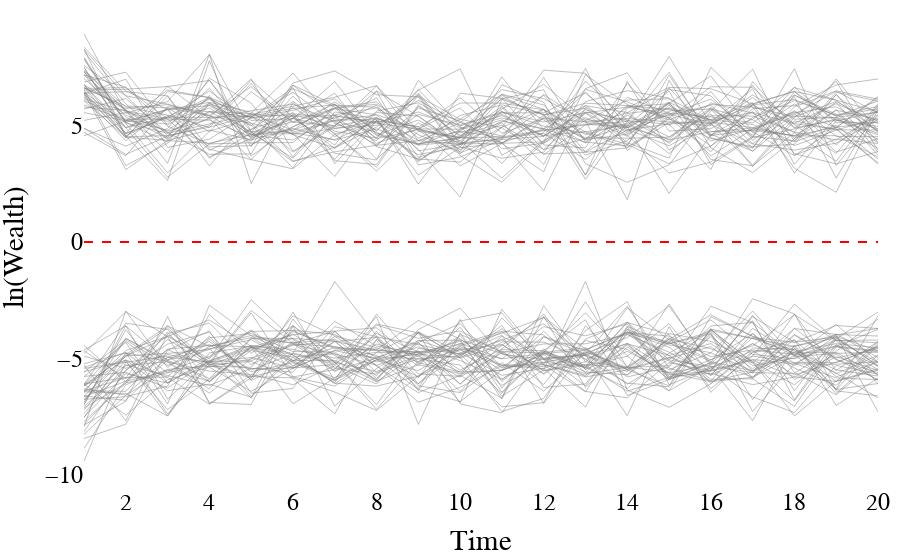

The cell this chart's notebook holds for it:
### Code cell
fig = go.Figure()

# Add traces for 'high' group to color them differently
for i in df_scenario_1[df_scenario_1['Group'] == 'high']['Surname'].unique():
    df_nid = df_scenario_1[df_scenario_1['Surname'] == i]
    fig.add_trace(go.Scatter(x=df_nid['Time'], 
                             y=df_nid['log_Wealth']+df_nid['log_random'], 
                             mode='lines', 
                             name=f'Surname {i}', 
                             opacity=0.5, 
                             line=dict(color='gray', width=1))) #plotly blue #636EFA

# Add traces for 'low' group 
for i in df_scenario_1[df_scenario_1['Group'] == 'low']['Surname'].unique():
    df_nid = df_scenario_1[df_scenario_1['Surname'] == i]
    fig.add_trace(go.Scatter(x=df_nid['Time'], 
                             y=df_nid['log_Wealth']+df_nid['log_random'], 
                             mode='lines', 
                             name=f'Surname {i}', 
                             opacity=0.5, 
                             line=dict(color='gray', width=1))) #plotly red #EF553B


fig.add_trace(go.Scatter(x=population_data_1['Time'], y=population_data_1['mu'],
                         mode='lines', name='mu', line=dict(color='red', dash='dash', width=2)))

fig.update_layout(
    # title=f'ln(Wealth) over time: surname-specific functions in grey and population-wise convergence value {round(mu_population_1,2)} in red',
                  xaxis_title='Time',
                  yaxis_title='ln(Wealth)',
                  legend_title='Surnames',
                  font_family="Times New Roman",
                  title_font_family="Times New Roman",
                  font_size=24,
                  font_color='black',
                  # paper_bgcolor='rgba(0,0,0,0)',
                  plot_bgcolor = 'rgba(0,0,0,0)', 
                  showlegend=False,
                  margin=dict(l=10, r=10, t=10, b=10)
                 )

fig.show()

### Figure 1 — Plotly figure (JSON) as saved in the notebook; plotly's stock layout.template omitted (floating-point values rounded to 4 significant figures)
{"data": [{"line": {"color": "gray", "width": 1}, "mode": "lines", "name": "Surname 0", "opacity": 0.5, "type": "scatter", "x": [1, 2, 3, 4, 5, 6, 7, 8, 9, 10, 11, 12, 13, 14, 15, 16, 17, 18, 19, 20], "y": [4.563, 5.205, 5.689, 5.868, 4.712, 6.747, 5.878, 5.796, 4.609, 3.874, 6.761, 6.001, 2.88, 6.908, 3.948, 5.081, 5.947, 4.466, 5.014, 3.562]}, {"line": {"color": "gray", "width": 1}, "mode": "lines", "name": "Surname 1", "opacity": 0.5, "type": "scatter", "x": [1, 2, 3, 4, 5, 6, 7, 8, 9, 10, 11, 12, 13, 14, 15, 16, 17, 18, 19, 20], "y": [7.203, 4.917, 5.38, 6.209, 5.486, 5.836, 6.226, 6.722, 4.789, 3.784, 5.64, 3.752, 5.031, 5.556, 6.556, 6.284, 4.475, 7.452, 3.294, 5.45]}, {"line": {"color": "gray", "width": 1}, "mode": "lines", "name": "Surname 2", "opacity": 0.5, "type": "scatter", "x": [1, 2, 3, 4, 5, 6, 7, 8, 9, 10, 11, 12, 13, 14, 15, 16, 17, 18, 19, 20], "y": [4.896, 3.765, 4.544, 4.999, 6.955, 5.369, 4.024, 5.354, 4.361, 4.753, 4.489, 4.67, 3.55, 4.976, 2.088, 4.605, 5.597, 3.172, 2.136, 5.692]}, {"line": {"color": "gray", "width": 1}, "mode": "lines", "name": "Surname 3", "opacity": 0.5, "type": "scatter", "x": [1, 2, 3, 4, 5, 6, 7, 8, 9, 10, 11, 12, 13, 14, 15, 16, 17, 18, 19, 20], "y": [8.278, 6.29, 4.573, 4.935, 5.431, 3.86, 4.96, 5.352, 2.49, 4.88, 5.433, 4.57, 4.746, 4.189, 3.368, 4.124, 5.352, 6.076, 5.457, 5.823]}, {"line": {"color": "gray", "width": 1}, "mode": "lines", "name": "Surname 4", "opacity": 0.5, "type": "scatter", "x": [1, 2, 3, 4, 5, 6, 7, 8, 9, 10, 11, 12, 13, 14, 15, 16, 17, 18, 19, 20], "y": [4.878, 4.121, 4.878, 6.963, 4.421, 5.442, 3.498, 3.327, 5.896, 4.534, 5.837, 4.239, 5.347, 4.543, 6.008, 3.546, 3.275, 4.696, 3.469, 5.886]}, {"line": {"color": "gray", "width": 1}, "mode": "lines", "name": "Surname 5", "opacity": 0.5, "type": "scatter", "x": [1, 2, 3, 4, 5, 6, 7, 8, 9, 10, 11, 12, 13, 14, 15, 16, 17, 18, 19, 20], "y": [6.232, 4.356, 5.758, 4.74, 6.459, 5.157, 4.986, 6.491, 5.412, 4.178, 5.124, 3.336, 6.592, 7.27, 4.766, 4.873, 5.875, 5.103, 5.943, 5.195]}, {"line": {"color": "gray", "width": 1}, "mode": "lines", "name": "Surname 6", "opacity": 0.5, "type": "scatter", "x": [1, 2, 3, 4, 5, 6, 7, 8, 9, 10, 11, 12, 13, 14, 15, 16, 17, 18, 19, 20], "y": [7.516, 4.652, 5.354, 6.49, 5.226, 5.301, 6.897, 4.597, 5.244, 4.204, 4.459, 4.787, 5.068, 4.919, 5.77, 5.248, 3.893, 5.41, 5.336, 4.267]}, {"line": {"color": "gray", "width": 1}, "mode": "lines", "name": "Surname 7", "opacity": 0.5, "type": "scatter", "x": [1, 2, 3, 4, 5, 6, 7, 8, 9, 10, 11, 12, 13, 14, 15, 16, 17, 18, 19, 20], "y": [6.291, 4.564, 5.436, 4.089, 4.142, 5.477, 4.983, 6.713, 4.345, 5.128, 6.551, 6.16, 5.212, 6.099, 6.156, 5.225, 5.572, 5.088, 4.84, 3.409]}, {"line": {"color": "gray", "width": 1}, "mode": "lines", "name": "Surname 8", "opacity": 0.5, "type": "scatter", "x": [1, 2, 3, 4, 5, 6, 7, 8, 9, 10, 11, 12, 13, 14, 15, 16, 17, 18, 19, 20], "y": [7.025, 5.445, 4.762, 5.289, 5.644, 5.926, 5.164, 4.173, 5.489, 5.028, 5.597, 4.982, 4.683, 4.071, 5.302, 4.446, 4.105, 4.195, 6.338, 4.707]}, {"line": {"color": "gray", "width": 1}, "mode": "lines", "name": "Surname 9", "opacity": 0.5, "type": "scatter", "x": [1, 2, 3, 4, 5, 6, 7, 8, 9, 10, 11, 12, 13, 14, 15, 16, 17, 18, 19, 20], "y": [6.668, 4.483, 6.467, 6.203, 5.106, 4.647, 5.217, 5.458, 3.987, 1.933, 6.138, 5.47, 5.748, 4.27, 3.603, 7.508, 5.783, 3.797, 3.357, 3.889]}, {"line": {"color": "gray", "width": 1}, "mode": "lines", "name": "Surname 10", "opacity": 0.5, "type": "scatter", "x": [1, 2, 3, 4, 5, 6, 7, 8, 9, 10, 11, 12, 13, 14, 15, 16, 17, 18, 19, 20], "y": [7.379, 5.805, 5.454, 4.924, 6.816, 4.687, 4.4, 5.2, 3.498, 4.557, 5.145, 6.308, 4.375, 6.219, 5.532, 5.379, 5.122, 6.318, 5.49, 4.397]}, {"line": {"color": "gray", "width": 1}, "mode": "lines", "name": "Surname 11", "opacity": 0.5, "type": "scatter", "x": [1, 2, 3, 4, 5, 6, 7, 8, 9, 10, 11, 12, 13, 14, 15, 16, 17, 18, 19, 20], "y": [7.36, 5.668, 4.488, 7.042, 5.971, 3.661, 5.926, 4.244, 4.862, 4.848, 5.332, 4.85, 5.872, 4.672, 5.955, 7.139, 4.736, 3.714, 4.918, 6.258]}, {"line": {"color": "gray", "width": 1}, "mode": "lines", "name": "Surname 12", "opacity": 0.5, "type": "scatter", "x": [1, 2, 3, 4, 5, 6, 7, 8, 9, 10, 11, 12, 13, 14, 15, 16, 17, 18, 19, 20], "y": [6.154, 5.623, 5.298, 6.133, 5.334, 5.66, 6.16, 4.676, 4.193, 4.794, 6.356, 5.891, 3.865, 4.815, 5.077, 3.113, 6.898, 4.902, 5.237, 4.608]}, {"line": {"color": "gray", "width": 1}, "mode": "lines", "name": "Surname 13", "opacity": 0.5, "type": "scatter", "x": [1, 2, 3, 4, 5, 6, 7, 8, 9, 10, 11, 12, 13, 14, 15, 16, 17, 18, 19, 20], "y": [5.56, 5.212, 5.08, 6.6, 4.594, 5.781, 4.659, 3.051, 4.76, 4.477, 4.519, 4.804, 5.025, 5.184, 7.291, 4.479, 4.039, 6.463, 5.235, 4.971]}, {"line": {"color": "gray", "width": 1}, "mode": "lines", "name": "Surname 14", "opacity": 0.5, "type": "scatter", "x": [1, 2, 3, 4, 5, 6, 7, 8, 9, 10, 11, 12, 13, 14, 15, 16, 17, 18, 19, 20], "y": [6.758, 4.911, 5.692, 6.006, 5.583, 4.627, 4.871, 5.194, 4.203, 4.487, 5.02, 3.973, 4.438, 5.796, 5.493, 6.143, 4.709, 5.937, 4.539, 4.524]}, {"line": {"color": "gray", "width": 1}, "mode": "lines", "name": "Surname 15", "opacity": 0.5, "type": "scatter", "x": [1, 2, 3, 4, 5, 6, 7, 8, 9, 10, 11, 12, 13, 14, 15, 16, 17, 18, 19, 20], "y": [6.759, 5.678, 4.693, 5.611, 5.512, 4.798, 6.029, 4.778, 6.555, 4.686, 5.251, 4.562, 5.588, 5.242, 4.387, 4.737, 4.905, 5.601, 4.937, 5.153]}, {"line": {"color": "gray", "width": 1}, "mode": "lines", "name": "Surname 16", "opacity": 0.5, "type": "scatter", "x": [1, 2, 3, 4, 5, 6, 7, 8, 9, 10, 11, 12, 13, 14, 15, 16, 17, 18, 19, 20], "y": [6.6, 6.639, 5.283, 3.663, 4.453, 5.318, 6.397, 4.127, 5.761, 5.201, 4.238, 3.012, 7.199, 5.905, 5.248, 5.914, 5.799, 5.38, 6.039, 5.091]}, {"line": {"color": "gray", "width": 1}, "mode": "lines", "name": "Surname 17", "opacity": 0.5, "type": "scatter", "x": [1, 2, 3, 4, 5, 6, 7, 8, 9, 10, 11, 12, 13, 14, 15, 16, 17, 18, 19, 20], "y": [8.376, 6.49, 5.706, 3.94, 4.83, 6.046, 4.756, 4.47, 6.533, 7.442, 3.727, 4.715, 6.444, 4.783, 5.633, 5.718, 4.595, 6.654, 5.127, 5.127]}, {"line": {"color": "gray", "width": 1}, "mode": "lines", "name": "Surname 18", "opacity": 0.5, "type": "scatter", "x": [1, 2, 3, 4, 5, 6, 7, 8, 9, 10, 11, 12, 13, 14, 15, 16, 17, 18, 19, 20], "y": [6.393, 6.462, 6.281, 3.602, 4.689, 3.609, 5.419, 5.151, 3.455, 4.758, 6.16, 6.546, 3.366, 2.566, 3.315, 5.633, 7.428, 3.73, 4.417, 4.233]}, {"line": {"color": "gray", "width": 1}, "mode": "lines", "name": "Surname 19", "opacity": 0.5, "type": "scatter", "x": [1, 2, 3, 4, 5, 6, 7, 8, 9, 10, 11, 12, 13, 14, 15, 16, 17, 18, 19, 20], "y": [7.89, 5.142, 4.296, 6.295, 4.103, 6.837, 7.352, 6.329, 6.24, 3.716, 2.57, 4.296, 5.857, 5.565, 4.242, 5.694, 4.036, 6.315, 5.406, 6.06]}, {"line": {"color": "gray", "width": 1}, "mode": "lines", "name": "Surname 20", "opacity": 0.5, "type": "scatter", "x": [1, 2, 3, 4, 5, 6, 7, 8, 9, 10, 11, 12, 13, 14, 15, 16, 17, 18, 19, 20], "y": [5.715, 6.165, 4.699, 3.771, 3.788, 6.734, 5.441, 5.106, 4.853, 5.765, 4.005, 4.253, 5.544, 4.184, 6.624, 4.752, 4.792, 4.572, 4.94, 4.032]}, {"line": {"color": "gray", "width": 1}, "mode": "lines", "name": "Surname 21", "opacity": 0.5, "type": "scatter", "x": [1, 2, 3, 4, 5, 6, 7, 8, 9, 10, 11, 12, 13, 14, 15, 16, 17, 18, 19, 20], "y": [6.55, 3.281, 4.244, 5.616, 4.626, 4.659, 2.817, 5.208, 4.965, 3.27, 4.231, 5.442, 5.967, 5.862, 5.336, 6.675, 6.652, 5.047, 3.805, 5.941]}, {"line": {"color": "gray", "width": 1}, "mode": "lines", "name": "Surname 22", "opacity": 0.5, "type": "scatter", "x": [1, 2, 3, 4, 5, 6, 7, 8, 9, 10, 11, 12, 13, 14, 15, 16, 17, 18, 19, 20], "y": [7.861, 5.098, 2.976, 4.758, 5.322, 5.516, 5.31, 6.195, 3.637, 4.182, 7.099, 4.831, 3.876, 5.525, 5.743, 5.092, 3.306, 5.35, 6.905, 3.939]}, {"line": {"color": "gray", "width": 1}, "mode": "lines", "name": "Surname 23", "opacity": 0.5, "type": "scatter", "x": [1, 2, 3, 4, 5, 6, 7, 8, 9, 10, 11, 12, 13, 14, 15, 16, 17, 18, 19, 20], "y": [8.953, 5.538, 6.038, 8.057, 2.516, 5.991, 4.524, 5.568, 5.406, 4.093, 5.783, 3.966, 5.546, 5.802, 5.945, 4.578, 4.817, 5.562, 5.814, 4.769]}, {"line": {"color": "gray", "width": 1}, "mode": "lines", "name": "Surname 24", "opacity": 0.5, "type": "scatter", "x": [1, 2, 3, 4, 5, 6, 7, 8, 9, 10, 11, 12, 13, 14, 15, 16, 17, 18, 19, 20], "y": [8.197, 5.937, 4.396, 5.984, 4.519, 5.336, 4.166, 6.484, 3.309, 3.65, 4.403, 4.54, 5.688, 5.175, 7.975, 5.07, 6.323, 5.278, 5.35, 4.871]}, {"line": {"color": "gray", "width": 1}, "mode": "lines", "name": "Surname 25", "opacity": 0.5, "type": "scatter", "x": [1, 2, 3, 4, 5, 6, 7, 8, 9, 10, 11, 12, 13, 14, 15, 16, 17, 18, 19, 20], "y": [5.798, 5.659, 3.381, 8.074, 4.748, 3.447, 4.077, 5.314, 4.809, 4.478, 5.585, 5.158, 5.562, 4.59, 2.965, 3.435, 4.535, 4.339, 6.341, 4.288]}, {"line": {"color": "gray", "width": 1}, "mode": "lines", "name": "Surname 26", "opacity": 0.5, "type": "scatter", "x": [1, 2, 3, 4, 5, 6, 7, 8, 9, 10, 11, 12, 13, 14, 15, 16, 17, 18, 19, 20], "y": [8.309, 4.52, 4.576, 5.888, 5.032, 3.18, 5.594, 5.289, 4.94, 5.976, 5.97, 5.684, 4.62, 5.107, 5.44, 5.882, 4.225, 5.483, 6.482, 5.548]}, {"line": {"color": "gray", "width": 1}, "mode": "lines", "name": "Surname 27", "opacity": 0.5, "type": "scatter", "x": [1, 2, 3, 4, 5, 6, 7, 8, 9, 10, 11, 12, 13, 14, 15, 16, 17, 18, 19, 20], "y": [7.19, 6.658, 4.98, 4.207, 4.853, 5.459, 3.813, 3.527, 6.948, 4.991, 5.548, 5.558, 6.405, 4.843, 4.135, 5.155, 4.916, 4.557, 5.663, 5.255]}, {"line": {"color": "gray", "width": 1}, "mode": "lines", "name": "Surname 28", "opacity": 0.5, "type": "scatter", "x": [1, 2, 3, 4, 5, 6, 7, 8, 9, 10, 11, 12, 13, 14, 15, 16, 17, 18, 19, 20], "y": [6.081, 5.273, 5.282, 5.237, 4.508, 5.571, 3.55, 5.626, 5.983, 4.964, 3.377, 5.38, 4.481, 4.461, 4.505, 5.503, 3.244, 5.208, 4.824, 4.813]}, {"line": {"color": "gray", "width": 1}, "mode": "lines", "name": "Surname 29", "opacity": 0.5, "type": "scatter", "x": [1, 2, 3, 4, 5, 6, 7, 8, 9, 10, 11, 12, 13, 14, 15, 16, 17, 18, 19, 20], "y": [6.428, 4.664, 5.368, 5.355, 5.414, 5.744, 5.894, 4.787, 6.339, 4.212, 4.252, 5.324, 5.169, 5.307, 5.164, 5.111, 5.891, 6.126, 5.424, 5.725]}, {"line": {"color": "gray", "width": 1}, "mode": "lines", "name": "Surname 30", "opacity": 0.5, "type": "scatter", "x": [1, 2, 3, 4, 5, 6, 7, 8, 9, 10, 11, 12, 13, 14, 15, 16, 17, 18, 19, 20], "y": [6.77, 4.668, 6.701, 5.311, 3.545, 5.311, 4.893, 5.013, 6.086, 5.145, 4.266, 4.873, 4.287, 5.868, 5.692, 5.254, 5.05, 4.306, 4.92, 6.204]}, {"line": {"color": "gray", "width": 1}, "mode": "lines", "name": "Surname 31", "opacity": 0.5, "type": "scatter", "x": [1, 2, 3, 4, 5, 6, 7, 8, 9, 10, 11, 12, 13, 14, 15, 16, 17, 18, 19, 20], "y": [6.066, 4.503, 4.37, 4.814, 4.381, 4.887, 4.375, 4.864, 4.161, 4.338, 5.716, 6.781, 5.267, 5.007, 6.494, 3.326, 4.491, 4.859, 5.282, 4.672]}, {"line": {"color": "gray", "width": 1}, "mode": "lines", "name": "Surname 32", "opacity": 0.5, "type": "scatter", "x": [1, 2, 3, 4, 5, 6, 7, 8, 9, 10, 11, 12, 13, 14, 15, 16, 17, 18, 19, 20], "y": [6.442, 5.117, 4.673, 5.066, 5.476, 5.406, 5.437, 4.097, 3.567, 3.436, 4.932, 7.388, 7.253, 4.909, 5.965, 4.341, 4.865, 4.552, 4.573, 3.653]}, {"line": {"color": "gray", "width": 1}, "mode": "lines", "name": "Surname 33", "opacity": 0.5, "type": "scatter", "x": [1, 2, 3, 4, 5, 6, 7, 8, 9, 10, 11, 12, 13, 14, 15, 16, 17, 18, 19, 20], "y": [7.519, 4.562, 2.647, 7.79, 3.696, 4.956, 5.729, 5.471, 4.872, 4.362, 2.746, 4.372, 5.22, 1.815, 6.951, 4.049, 2.98, 4.434, 6.438, 6.061]}, {"line": {"color": "gray", "width": 1}, "mode": "lines", "name": "Surname 34", "opacity": 0.5, "type": "scatter", "x": [1, 2, 3, 4, 5, 6, 7, 8, 9, 10, 11, 12, 13, 14, 15, 16, 17, 18, 19, 20], "y": [4.71, 3.708, 5.818, 5.593, 5.366, 6.437, 5.107, 4.354, 6.275, 5.268, 6.334, 5.696, 3.732, 4.36, 5.882, 4.537, 6.743, 4.347, 5.695, 3.733]}, {"line": {"color": "gray", "width": 1}, "mode": "lines", "name": "Surname 35", "opacity": 0.5, "type": "scatter", "x": [1, 2, 3, 4, 5, 6, 7, 8, 9, 10, 11, 12, 13, 14, 15, 16, 17, 18, 19, 20], "y": [5.228, 5.563, 5.191, 5.76, 4.712, 5.17, 5.745, 5.924, 4.83, 6.205, 4.677, 5.308, 4.435, 4.98, 6.007, 5.142, 6.581, 3.343, 5.362, 5.584]}, {"line": {"color": "gray", "width": 1}, "mode": "lines", "name": "Surname 36", "opacity": 0.5, "type": "scatter", "x": [1, 2, 3, 4, 5, 6, 7, 8, 9, 10, 11, 12, 13, 14, 15, 16, 17, 18, 19, 20], "y": [6.387, 6.997, 4.066, 4.42, 5.54, 7.258, 5.201, 4.709, 3.757, 4.087, 3.603, 3.86, 6.04, 6.505, 6.188, 4.631, 3.911, 5.809, 6.497, 6.143]}, {"line": {"color": "gray", "width": 1}, "mode": "lines", "name": "Surname 37", "opacity": 0.5, "type": "scatter", "x": [1, 2, 3, 4, 5, 6, 7, 8, 9, 10, 11, 12, 13, 14, 15, 16, 17, 18, 19, 20], "y": [7.591, 6.284, 5.928, 5.454, 4.328, 6.268, 4.637, 5.145, 5.587, 4.916, 4.566, 6.345, 5.138, 4.94, 4.415, 5.979, 5.54, 4.714, 7.011, 4.781]}, {"line": {"color": "gray", "width": 1}, "mode": "lines", "name": "Surname 38", "opacity": 0.5, "type": "scatter", "x": [1, 2, 3, 4, 5, 6, 7, 8, 9, 10, 11, 12, 13, 14, 15, 16, 17, 18, 19, 20], "y": [5.89, 5.236, 4.804, 5.984, 4.989, 6.587, 5.808, 4.44, 4.831, 4.506, 4.28, 2.211, 5.795, 4.752, 5.488, 5.055, 4.216, 3.953, 4.247, 5.268]}, {"line": {"color": "gray", "width": 1}, "mode": "lines", "name": "Surname 39", "opacity": 0.5, "type": "scatter", "x": [1, 2, 3, 4, 5, 6, 7, 8, 9, 10, 11, 12, 13, 14, 15, 16, 17, 18, 19, 20], "y": [6.526, 6.568, 6.683, 6.946, 4.734, 4.721, 5.239, 5.258, 2.881, 4.058, 4.242, 4.305, 7.466, 3.931, 5.387, 4.124, 5.728, 5.863, 6.752, 7.01]}, {"line": {"color": "gray", "width": 1}, "mode": "lines", "name": "Surname 40", "opacity": 0.5, "type": "scatter", "x": [1, 2, 3, 4, 5, 6, 7, 8, 9, 10, 11, 12, 13, 14, 15, 16, 17, 18, 19, 20], "y": [6.658, 5.741, 5.906, 5.411, 5.106, 3.484, 3.875, 4.157, 4.354, 4.203, 5.199, 4.864, 6.565, 6.022, 5.324, 3.879, 5.92, 6.472, 6.096, 4.768]}, {"line": {"color": "gray", "width": 1}, "mode": "lines", "name": "Surname 41", "opacity": 0.5, "type": "scatter", "x": [1, 2, 3, 4, 5, 6, 7, 8, 9, 10, 11, 12, 13, 14, 15, 16, 17, 18, 19, 20], "y": [7.943, 5.141, 5.709, 3.272, 5.399, 4.607, 4.049, 4.94, 6.309, 3.832, 4.522, 5.699, 4.728, 5.04, 4.305, 5.725, 5.255, 4.141, 4.811, 5.323]}, {"line": {"color": "gray", "width": 1}, "mode": "lines", "name": "Surname 42", "opacity": 0.5, "type": "scatter", "x": [1, 2, 3, 4, 5, 6, 7, 8, 9, 10, 11, 12, 13, 14, 15, 16, 17, 18, 19, 20], "y": [7.327, 5.21, 6.536, 6.211, 4.202, 4.957, 5.772, 6.023, 4.458, 5.278, 4.909, 3.786, 3.855, 4.049, 5.136, 5.008, 6.209, 4.91, 6.002, 3.866]}, {"line": {"color": "gray", "width": 1}, "mode": "lines", "name": "Surname 43", "opacity": 0.5, "type": "scatter", "x": [1, 2, 3, 4, 5, 6, 7, 8, 9, 10, 11, 12, 13, 14, 15, 16, 17, 18, 19, 20], "y": [7.31, 5.363, 4.457, 5.344, 7.013, 3.901, 5.027, 5.888, 3.916, 4.208, 6.2, 5.447, 4.397, 4.634, 5.577, 3.695, 4.856, 5.515, 3.869, 4.438]}, {"line": {"color": "gray", "width": 1}, "mode": "lines", "name": "Surname 44", "opacity": 0.5, "type": "scatter", "x": [1, 2, 3, 4, 5, 6, 7, 8, 9, 10, 11, 12, 13, 14, 15, 16, 17, 18, 19, 20], "y": [6.613, 5.844, 5.768, 5.43, 6.681, 5.128, 5.934, 4.585, 4.228, 4.452, 6.306, 5.243, 4.252, 5.452, 4.514, 5.775, 4.538, 6.239, 2.743, 5.804]}, {"line": {"color": "gray", "width": 1}, "mode": "lines", "name": "Surname 45", "opacity": 0.5, "type": "scatter", "x": [1, 2, 3, 4, 5, 6, 7, 8, 9, 10, 11, 12, 13, 14, 15, 16, 17, 18, 19, 20], "y": [6.399, 3.109, 4.361, 4.248, 4.614, 4.802, 5.469, 5.76, 4.187, 5.437, 5.894, 5.493, 2.699, 5.179, 3.801, 5.432, 5.414, 4.72, 4.384, 5.472]}, {"line": {"color": "gray", "width": 1}, "mode": "lines", "name": "Surname 46", "opacity": 0.5, "type": "scatter", "x": [1, 2, 3, 4, 5, 6, 7, 8, 9, 10, 11, 12, 13, 14, 15, 16, 17, 18, 19, 20], "y": [6.399, 4.496, 6.279, 3.99, 3.541, 3.142, 4.633, 3.209, 5.841, 4.581, 5.491, 4.533, 6.917, 5.22, 5.063, 5.256, 5.988, 2.956, 5.212, 5.589]}, {"line": {"color": "gray", "width": 1}, "mode": "lines", "name": "Surname 47", "opacity": 0.5, "type": "scatter", "x": [1, 2, 3, 4, 5, 6, 7, 8, 9, 10, 11, 12, 13, 14, 15, 16, 17, 18, 19, 20], "y": [6.876, 7.303, 5.02, 6.189, 4.583, 4.385, 5.391, 3.562, 5.133, 3.959, 4.928, 5.718, 2.873, 5.761, 6.646, 6.589, 5.939, 6.475, 4.88, 3.353]}, {"line": {"color": "gray", "width": 1}, "mode": "lines", "name": "Surname 48", "opacity": 0.5, "type": "scatter", "x": [1, 2, 3, 4, 5, 6, 7, 8, 9, 10, 11, 12, 13, 14, 15, 16, 17, 18, 19, 20], "y": [6.338, 4.909, 2.781, 4.217, 4.265, 4.271, 5.744, 4.469, 6.407, 4.265, 4.409, 7.073, 4.29, 4.134, 7.168, 4.585, 5.277, 6.641, 6.096, 5.597]}, {"line": {"color": "gray", "width": 1}, "mode": "lines", "name": "Surname 49", "opacity": 0.5, "type": "scatter", "x": [1, 2, 3, 4, 5, 6, 7, 8, 9, 10, 11, 12, 13, 14, 15, 16, 17, 18, 19, 20], "y": [7.203, 5.655, 3.845, 5.941, 5.355, 6.63, 3.369, 5.224, 3.535, 6.399, 6.176, 4.169, 4.049, 6.814, 5.007, 6.469, 4.377, 5.649, 4.175, 5.662]}, {"line": {"color": "gray", "width": 1}, "mode": "lines", "name": "Surname 50", "opacity": 0.5, "type": "scatter", "x": [1, 2, 3, 4, 5, 6, 7, 8, 9, 10, 11, 12, 13, 14, 15, 16, 17, 18, 19, 20], "y": [-5.792, -4.317, -6.961, -2.723, -4.039, -4.87, -6.072, -6.2, -5.77, -4.93, -3.585, -6.255, -6.108, -3.911, -4.88, -5.987, -5.595, -4.724, -4.373, -4.553]}, {"line": {"color": "gray", "width": 1}, "mode": "lines", "name": "Surname 51", "opacity": 0.5, "type": "scatter", "x": [1, 2, 3, 4, 5, 6, 7, 8, 9, 10, 11, 12, 13, 14, 15, 16, 17, 18, 19, 20], "y": [-6.628, -4.896, -4.793, -4.628, -3.837, -5.331, -4.289, -4.104, -6.389, -3.973, -4.721, -4.776, -5.595, -5.711, -4.104, -6.086, -4.728, -4.218, -5.801, -5.164]}, {"line": {"color": "gray", "width": 1}, "mode": "lines", "name": "Surname 52", "opacity": 0.5, "type": "scatter", "x": [1, 2, 3, 4, 5, 6, 7, 8, 9, 10, 11, 12, 13, 14, 15, 16, 17, 18, 19, 20], "y": [-6.764, -6.657, -6.199, -3.121, -4.787, -3.598, -4.891, -5.913, -3.766, -2.848, -4.829, -5.052, -4.87, -4.38, -4.879, -4.37, -5.635, -3.103, -5.529, -4.275]}, {"line": {"color": "gray", "width": 1}, "mode": "lines", "name": "Surname 53", "opacity": 0.5, "type": "scatter", "x": [1, 2, 3, 4, 5, 6, 7, 8, 9, 10, 11, 12, 13, 14, 15, 16, 17, 18, 19, 20], "y": [-6.406, -5.837, -3.608, -5.187, -5.446, -5.426, -4.675, -5.009, -4.245, -4.221, -4.794, -5.274, -5.801, -5.5, -4.998, -4.501, -5.897, -4.008, -5.066, -5.62]}, {"line": {"color": "gray", "width": 1}, "mode": "lines", "name": "Surname 54", "opacity": 0.5, "type": "scatter", "x": [1, 2, 3, 4, 5, 6, 7, 8, 9, 10, 11, 12, 13, 14, 15, 16, 17, 18, 19, 20], "y": [-7.14, -6.082, -4.19, -5.276, -5.145, -5.805, -5.485, -3.569, -4.144, -3.827, -4.758, -4.384, -4.379, -3.985, -4.738, -5.741, -3.717, -4.834, -6.341, -6.087]}, {"line": {"color": "gray", "width": 1}, "mode": "lines", "name": "Surname 55", "opacity": 0.5, "type": "scatter", "x": [1, 2, 3, 4, 5, 6, 7, 8, 9, 10, 11, 12, 13, 14, 15, 16, 17, 18, 19, 20], "y": [-7.937, -2.967, -5.4, -4.123, -3.937, -4.712, -4.738, -5.958, -3.876, -5.754, -3.271, -5.026, -5.318, -4.919, -3.515, -5.731, -4.906, -5.188, -5.187, -4.486]}, {"line": {"color": "gray", "width": 1}, "mode": "lines", "name": "Surname 56", "opacity": 0.5, "type": "scatter", "x": [1, 2, 3, 4, 5, 6, 7, 8, 9, 10, 11, 12, 13, 14, 15, 16, 17, 18, 19, 20], "y": [-6.195, -5.067, -5.829, -6.976, -5.84, -3.598, -5.163, -6.989, -4.575, -4.82, -4.011, -6.94, -4.636, -3.913, -4.38, -3.948, -7.291, -5.238, -5.261, -5.15]}, {"line": {"color": "gray", "width": 1}, "mode": "lines", "name": "Surname 57", "opacity": 0.5, "type": "scatter", "x": [1, 2, 3, 4, 5, 6, 7, 8, 9, 10, 11, 12, 13, 14, 15, 16, 17, 18, 19, 20], "y": [-5.783, -5.604, -6.278, -5.12, -4.441, -4.795, -1.701, -4.038, -5.849, -3.401, -3.049, -5.262, -2.571, -5.387, -5.328, -2.763, -3.467, -6.398, -4.061, -4.672]}, {"line": {"color": "gray", "width": 1}, "mode": "lines", "name": "Surname 58", "opacity": 0.5, "type": "scatter", "x": [1, 2, 3, 4, 5, 6, 7, 8, 9, 10, 11, 12, 13, 14, 15, 16, 17, 18, 19, 20], "y": [-6.135, -3.492, -3.767, -5.25, -3.047, -5.806, -6.195, -5.06, -4.515, -5.096, -5.907, -4.699, -5.307, -6.419, -5.825, -5.057, -4.469, -3.127, -4.249, -5.74]}, {"line": {"color": "gray", "width": 1}, "mode": "lines", "name": "Surname 59", "opacity": 0.5, "type": "scatter", "x": [1, 2, 3, 4, 5, 6, 7, 8, 9, 10, 11, 12, 13, 14, 15, 16, 17, 18, 19, 20], "y": [-6.391, -4.668, -4.062, -3.352, -4.492, -5.151, -3.417, -4.478, -4.78, -4.635, -4.407, -5.539, -5.15, -3.866, -4.304, -5.478, -4.36, -5.321, -4.026, -7.303]}, {"line": {"color": "gray", "width": 1}, "mode": "lines", "name": "Surname 60", "opacity": 0.5, "type": "scatter", "x": [1, 2, 3, 4, 5, 6, 7, 8, 9, 10, 11, 12, 13, 14, 15, 16, 17, 18, 19, 20], "y": [-6.111, -5.827, -5.811, -4.047, -5.944, -3.797, -3.973, -4.968, -4.32, -3.508, -5.405, -4.072, -4.681, -5.501, -6.186, -3.216, -4.056, -4.671, -5.998, -4.281]}, {"line": {"color": "gray", "width": 1}, "mode": "lines", "name": "Surname 61", "opacity": 0.5, "type": "scatter", "x": [1, 2, 3, 4, 5, 6, 7, 8, 9, 10, 11, 12, 13, 14, 15, 16, 17, 18, 19, 20], "y": [-4.8, -3.001, -4.061, -5.019, -2.489, -4.191, -5.459, -3.935, -4.73, -4.572, -5.029, -3.639, -4.037, -3.533, -5.892, -5.2, -2.444, -3.091, -6.405, -6.617]}, {"line": {"color": "gray", "width": 1}, "mode": "lines", "name": "Surname 62", "opacity": 0.5, "type": "scatter", "x": [1, 2, 3, 4, 5, 6, 7, 8, 9, 10, 11, 12, 13, 14, 15, 16, 17, 18, 19, 20], "y": [-7.229, -5.077, -6.399, -6.117, -6.676, -4.776, -5.186, -5.567, -4.9, -5.805, -4.767, -5.654, -4.24, -4.62, -5.707, -5.555, -5.079, -5.801, -5.996, -5.507]}, {"line": {"color": "gray", "width": 1}, "mode": "lines", "name": "Surname 63", "opacity": 0.5, "type": "scatter", "x": [1, 2, 3, 4, 5, 6, 7, 8, 9, 10, 11, 12, 13, 14, 15, 16, 17, 18, 19, 20], "y": [-6.145, -4.938, -3.701, -5.312, -5.857, -3.015, -5.973, -3.1, -5.195, -5.587, -5.516, -4.836, -6.191, -3.957, -5.126, -5.702, -4.115, -4.316, -3.59, -3.722]}, {"line": {"color": "gray", "width": 1}, "mode": "lines", "name": "Surname 64", "opacity": 0.5, "type": "scatter", "x": [1, 2, 3, 4, 5, 6, 7, 8, 9, 10, 11, 12, 13, 14, 15, 16, 17, 18, 19, 20], "y": [-4.452, -6.017, -3.867, -6.013, -4.518, -5.414, -5.275, -3.527, -3.914, -4.962, -7.293, -6.73, -4.174, -3.452, -5.072, -5.365, -6.661, -7.337, -5.306, -5.686]}, {"line": {"color": "gray", "width": 1}, "mode": "lines", "name": "Surname 65", "opacity": 0.5, "type": "scatter", "x": [1, 2, 3, 4, 5, 6, 7, 8, 9, 10, 11, 12, 13, 14, 15, 16, 17, 18, 19, 20], "y": [-6.985, -3.777, -6.059, -5.105, -4.532, -3.993, -3.827, -5.629, -5.029, -4.896, -3.723, -5.272, -5.736, -4.381, -5.931, -3.983, -5.835, -3.714, -5.038, -5.927]}, {"line": {"color": "gray", "width": 1}, "mode": "lines", "name": "Surname 66", "opacity": 0.5, "type": "scatter", "x": [1, 2, 3, 4, 5, 6, 7, 8, 9, 10, 11, 12, 13, 14, 15, 16, 17, 18, 19, 20], "y": [-6.142, -4.279, -5.631, -4.489, -4.115, -5.098, -5.94, -5.085, -5.534, -4.422, -5.534, -4.675, -3.343, -6.607, -5.916, -3.789, -5.155, -6.142, -4.7, -3.319]}, {"line": {"color": "gray", "width": 1}, "mode": "lines", "name": "Surname 67", "opacity": 0.5, "type": "scatter", "x": [1, 2, 3, 4, 5, 6, 7, 8, 9, 10, 11, 12, 13, 14, 15, 16, 17, 18, 19, 20], "y": [-6.485, -4.144, -5.082, -4.564, -6.638, -4.964, -6.043, -3.841, -5.674, -5.778, -4.043, -5.044, -5.667, -5.394, -6.403, -5.346, -5.618, -5.655, -4.483, -4.684]}, {"line": {"color": "gray", "width": 1}, "mode": "lines", "name": "Surname 68", "opacity": 0.5, "type": "scatter", "x": [1, 2, 3, 4, 5, 6, 7, 8, 9, 10, 11, 12, 13, 14, 15, 16, 17, 18, 19, 20], "y": [-7.563, -4.763, -6.08, -4.986, -3.783, -5.1, -4.541, -5.018, -6.348, -6.865, -5.505, -5.023, -4.806, -2.768, -5.427, -5.98, -3.93, -5.92, -4.934, -5.523]}, {"line": {"color": "gray", "width": 1}, "mode": "lines", "name": "Surname 69", "opacity": 0.5, "type": "scatter", "x": [1, 2, 3, 4, 5, 6, 7, 8, 9, 10, 11, 12, 13, 14, 15, 16, 17, 18, 19, 20], "y": [-6.104, -7.45, -5.922, -5.368, -5.032, -3.851, -4.521, -4.678, -4.734, -4.391, -3.838, -3.994, -5.627, -3.662, -5.868, -5.507, -3.213, -4.313, -4.088, -5.343]}, {"line": {"color": "gray", "width": 1}, "mode": "lines", "name": "Surname 70", "opacity": 0.5, "type": "scatter", "x": [1, 2, 3, 4, 5, 6, 7, 8, 9, 10, 11, 12, 13, 14, 15, 16, 17, 18, 19, 20], "y": [-7.077, -5.514, -4.395, -3.878, -5.955, -5.098, -5.093, -6.019, -4.807, -4.266, -6.631, -5.501, -1.694, -6.367, -7.109, -6.102, -4.562, -4.614, -5.503, -5.764]}, {"line": {"color": "gray", "width": 1}, "mode": "lines", "name": "Surname 71", "opacity": 0.5, "type": "scatter", "x": [1, 2, 3, 4, 5, 6, 7, 8, 9, 10, 11, 12, 13, 14, 15, 16, 17, 18, 19, 20], "y": [-6.202, -4.85, -3.61, -4.494, -4.021, -4.366, -5.564, -4.39, -4.908, -4.2, -6.758, -3.211, -6.252, -4.517, -5.639, -6.01, -5.82, -4.891, -4.467, -5.338]}, {"line": {"color": "gray", "width": 1}, "mode": "lines", "name": "Surname 72", "opacity": 0.5, "type": "scatter", "x": [1, 2, 3, 4, 5, 6, 7, 8, 9, 10, 11, 12, 13, 14, 15, 16, 17, 18, 19, 20], "y": [-4.91, -5.433, -4.838, -5.201, -2.943, -4.36, -3.853, -5.342, -6.48, -5.738, -6.713, -2.741, -5.154, -5.381, -5.606, -4.072, -5.459, -3.981, -4.994, -4.578]}, {"line": {"color": "gray", "width": 1}, "mode": "lines", "name": "Surname 73", "opacity": 0.5, "type": "scatter", "x": [1, 2, 3, 4, 5, 6, 7, 8, 9, 10, 11, 12, 13, 14, 15, 16, 17, 18, 19, 20], "y": [-8.163, -5.526, -4.003, -5.167, -5.105, -4.439, -4.272, -5.763, -3.9, -6.966, -7.348, -4.801, -4.639, -3.875, -4.525, -5.906, -5.884, -7.069, -4.516, -4.727]}, {"line": {"color": "gray", "width": 1}, "mode": "lines", "name": "Surname 74", "opacity": 0.5, "type": "scatter", "x": [1, 2, 3, 4, 5, 6, 7, 8, 9, 10, 11, 12, 13, 14, 15, 16, 17, 18, 19, 20], "y": [-6.31, -6.585, -4.969, -4.415, -5.507, -4.814, -5.255, -4.08, -4.412, -4.826, -6.509, -4.758, -3.053, -4.898, -6.394, -3.741, -4.152, -4.49, -3.994, -3.723]}, {"line": {"color": "gray", "width": 1}, "mode": "lines", "name": "Surname 75", "opacity": 0.5, "type": "scatter", "x": [1, 2, 3, 4, 5, 6, 7, 8, 9, 10, 11, 12, 13, 14, 15, 16, 17, 18, 19, 20], "y": [-7.847, -5.985, -4.629, -5.384, -6.426, -5.434, -4.659, -4.64, -3.375, -4.168, -5.417, -5.173, -5.38, -2.83, -4.216, -5.075, -3.943, -5.22, -5.847, -5.919]}, {"line": {"color": "gray", "width": 1}, "mode": "lines", "name": "Surname 76", "opacity": 0.5, "type": "scatter", "x": [1, 2, 3, 4, 5, 6, 7, 8, 9, 10, 11, 12, 13, 14, 15, 16, 17, 18, 19, 20], "y": [-6.754, -5.289, -5.747, -6.173, -5.436, -5.599, -3.643, -4.073, -6.094, -4.46, -3.925, -3.249, -5.049, -4.354, -5.495, -4.769, -2.971, -4.931, -4.791, -4.742]}, {"line": {"color": "gray", "width": 1}, "mode": "lines", "name": "Surname 77", "opacity": 0.5, "type": "scatter", "x": [1, 2, 3, 4, 5, 6, 7, 8, 9, 10, 11, 12, 13, 14, 15, 16, 17, 18, 19, 20], "y": [-6.445, -6.514, -7.481, -4.768, -4.482, -5.884, -7.393, -4.182, -5.322, -3.665, -5.994, -4.602, -5.792, -4.424, -5.931, -5.183, -5.806, -4.602, -5.668, -4.869]}, {"line": {"color": "gray", "width": 1}, "mode": "lines", "name": "Surname 78", "opacity": 0.5, "type": "scatter", "x": [1, 2, 3, 4, 5, 6, 7, 8, 9, 10, 11, 12, 13, 14, 15, 16, 17, 18, 19, 20], "y": [-6.903, -4.148, -5.162, -6.51, -5.003, -4.381, -4.501, -4.879, -6.098, -4.784, -3.868, -4.995, -4.867, -5.46, -4.96, -5.533, -5.053, -5.247, -4.23, -4.339]}, {"line": {"color": "gray", "width": 1}, "mode": "lines", "name": "Surname 79", "opacity": 0.5, "type": "scatter", "x": [1, 2, 3, 4, 5, 6, 7, 8, 9, 10, 11, 12, 13, 14, 15, 16, 17, 18, 19, 20], "y": [-5.398, -4.757, -7.396, -5.286, -4.645, -3.958, -5.172, -3.213, -7.845, -3.906, -6.459, -4.747, -4.555, -5.735, -4.316, -5.144, -5.546, -4.505, -6.35, -4.414]}, {"line": {"color": "gray", "width": 1}, "mode": "lines", "name": "Surname 80", "opacity": 0.5, "type": "scatter", "x": [1, 2, 3, 4, 5, 6, 7, 8, 9, 10, 11, 12, 13, 14, 15, 16, 17, 18, 19, 20], "y": [-6.655, -5.99, -5.551, -4.921, -3.847, -3.808, -4.595, -4.605, -6.305, -3.333, -6.287, -4.077, -4.838, -7.467, -3.644, -6.466, -4.751, -4.48, -4.128, -5.313]}, {"line": {"color": "gray", "width": 1}, "mode": "lines", "name": "Surname 81", "opacity": 0.5, "type": "scatter", "x": [1, 2, 3, 4, 5, 6, 7, 8, 9, 10, 11, 12, 13, 14, 15, 16, 17, 18, 19, 20], "y": [-5.29, -7.691, -3.939, -3.491, -5.28, -4.408, -4.82, -5.989, -5.278, -5.655, -5.526, -3.841, -5.483, -3.768, -4.426, -4.763, -5.549, -4.199, -7.032, -5.855]}, {"line": {"color": "gray", "width": 1}, "mode": "lines", "name": "Surname 82", "opacity": 0.5, "type": "scatter", "x": [1, 2, 3, 4, 5, 6, 7, 8, 9, 10, 11, 12, 13, 14, 15, 16, 17, 18, 19, 20], "y": [-7.874, -6.852, -3.205, -6.96, -5.725, -4.275, -5.545, -4.987, -5.789, -4.497, -5.281, -5.29, -6.446, -3.739, -5.837, -3.908, -6.773, -4.571, -6.516, -4.874]}, {"line": {"color": "gray", "width": 1}, "mode": "lines", "name": "Surname 83", "opacity": 0.5, "type": "scatter", "x": [1, 2, 3, 4, 5, 6, 7, 8, 9, 10, 11, 12, 13, 14, 15, 16, 17, 18, 19, 20], "y": [-8.884, -6.14, -5.48, -5.347, -5.39, -3.179, -4.037, -4.549, -5.156, -4.359, -5.024, -4.8, -5.386, -6.3, -4.78, -3.761, -5.21, -6.842, -4.406, -5.495]}, {"line": {"color": "gray", "width": 1}, "mode": "lines", "name": "Surname 84", "opacity": 0.5, "type": "scatter", "x": [1, 2, 3, 4, 5, 6, 7, 8, 9, 10, 11, 12, 13, 14, 15, 16, 17, 18, 19, 20], "y": [-4.677, -5.878, -4.957, -5.167, -4.58, -4.155, -4.243, -5.865, -4.357, -5.506, -4.608, -3.102, -5.486, -4.703, -5.629, -5.281, -4.38, -5.421, -6.164, -4.363]}, {"line": {"color": "gray", "width": 1}, "mode": "lines", "name": "Surname 85", "opacity": 0.5, "type": "scatter", "x": [1, 2, 3, 4, 5, 6, 7, 8, 9, 10, 11, 12, 13, 14, 15, 16, 17, 18, 19, 20], "y": [-5.437, -5.163, -4.909, -6.022, -4.467, -4.618, -4.993, -4.748, -3.865, -4.757, -5.736, -5.431, -7.099, -3.63, -4.374, -3.864, -5.326, -4.993, -4.201, -5.182]}, {"line": {"color": "gray", "width": 1}, "mode": "lines", "name": "Surname 86", "opacity": 0.5, "type": "scatter", "x": [1, 2, 3, 4, 5, 6, 7, 8, 9, 10, 11, 12, 13, 14, 15, 16, 17, 18, 19, 20], "y": [-6.814, -4.909, -4.076, -6.902, -6.988, -3.612, -7.058, -5.446, -4.325, -6.111, -4.416, -5.536, -5.272, -5.418, -2.665, -5.362, -7.685, -4.432, -6.33, -3.171]}, {"line": {"color": "gray", "width": 1}, "mode": "lines", "name": "Surname 87", "opacity": 0.5, "type": "scatter", "x": [1, 2, 3, 4, 5, 6, 7, 8, 9, 10, 11, 12, 13, 14, 15, 16, 17, 18, 19, 20], "y": [-5.238, -4.766, -5.129, -6.331, -4.137, -4.149, -5.164, -7.202, -5.128, -4.637, -5.315, -5.361, -4.869, -3.888, -4.049, -4.931, -4.645, -4.831, -4.023, -6.102]}, {"line": {"color": "gray", "width": 1}, "mode": "lines", "name": "Surname 88", "opacity": 0.5, "type": "scatter", "x": [1, 2, 3, 4, 5, 6, 7, 8, 9, 10, 11, 12, 13, 14, 15, 16, 17, 18, 19, 20], "y": [-9.43, -5.148, -7.21, -5.899, -4.67, -4.948, -4.813, -5.303, -4.687, -6.11, -4.627, -4.681, -5.416, -3.442, -5.781, -5.645, -6.136, -5.81, -4.824, -5.956]}, {"line": {"color": "gray", "width": 1}, "mode": "lines", "name": "Surname 89", "opacity": 0.5, "type": "scatter", "x": [1, 2, 3, 4, 5, 6, 7, 8, 9, 10, 11, 12, 13, 14, 15, 16, 17, 18, 19, 20], "y": [-8.451, -7.837, -4.659, -3.828, -6.505, -6.295, -3.833, -3.692, -5.242, -4.033, -5.91, -4.745, -5.426, -3.468, -3.975, -6.302, -4.905, -2.675, -4.233, -4.219]}, {"line": {"color": "gray", "width": 1}, "mode": "lines", "name": "Surname 90", "opacity": 0.5, "type": "scatter", "x": [1, 2, 3, 4, 5, 6, 7, 8, 9, 10, 11, 12, 13, 14, 15, 16, 17, 18, 19, 20], "y": [-4.651, -3.613, -5.085, -5.871, -4.137, -4.34, -4.19, -5.306, -6.891, -6.249, -5.319, -5.445, -4.735, -5.4, -4.297, -3.352, -4.834, -5.023, -4.486, -3.761]}, {"line": {"color": "gray", "width": 1}, "mode": "lines", "name": "Surname 91", "opacity": 0.5, "type": "scatter", "x": [1, 2, 3, 4, 5, 6, 7, 8, 9, 10, 11, 12, 13, 14, 15, 16, 17, 18, 19, 20], "y": [-7.523, -5.667, -6.067, -4.168, -5.786, -5.845, -6.454, -7.245, -5.759, -4.599, -6.166, -5.187, -4.781, -4.11, -2.756, -5.259, -3.39, -6.792, -4.155, -3.016]}, {"line": {"color": "gray", "width": 1}, "mode": "lines", "name": "Surname 92", "opacity": 0.5, "type": "scatter", "x": [1, 2, 3, 4, 5, 6, 7, 8, 9, 10, 11, 12, 13, 14, 15, 16, 17, 18, 19, 20], "y": [-6.623, -6.81, -5.072, -4.282, -5.585, -5.193, -5.954, -4.76, -4.724, -5.599, -4.298, -4.307, -5.047, -6.074, -6.223, -3.738, -5.546, -4.758, -5.635, -6.709]}, {"line": {"color": "gray", "width": 1}, "mode": "lines", "name": "Surname 93", "opacity": 0.5, "type": "scatter", "x": [1, 2, 3, 4, 5, 6, 7, 8, 9, 10, 11, 12, 13, 14, 15, 16, 17, 18, 19, 20], "y": [-7.716, -6.064, -5.62, -5.253, -5.803, -5.359, -4.062, -5.154, -4.744, -6.427, -4.673, -6.133, -3.811, -2.568, -6.142, -5.424, -4.68, -5.715, -5.171, -4.526]}, {"line": {"color": "gray", "width": 1}, "mode": "lines", "name": "Surname 94", "opacity": 0.5, "type": "scatter", "x": [1, 2, 3, 4, 5, 6, 7, 8, 9, 10, 11, 12, 13, 14, 15, 16, 17, 18, 19, 20], "y": [-8.271, -6.594, -5.502, -5.985, -4.532, -4.845, -6.099, -4.933, -5.023, -5.291, -7.09, -6.913, -3.605, -5.361, -4.196, -3.133, -4.059, -4.883, -3.537, -5.183]}, {"line": {"color": "gray", "width": 1}, "mode": "lines", "name": "Surname 95", "opacity": 0.5, "type": "scatter", "x": [1, 2, 3, 4, 5, 6, 7, 8, 9, 10, 11, 12, 13, 14, 15, 16, 17, 18, 19, 20], "y": [-6.399, -6.422, -4.603, -4.449, -4.507, -6.96, -5.85, -4.234, -6.183, -6.477, -5.194, -6.413, -4.786, -6.118, -5.05, -3.81, -4.147, -4.767, -4.752, -5.705]}, {"line": {"color": "gray", "width": 1}, "mode": "lines", "name": "Surname 96", "opacity": 0.5, "type": "scatter", "x": [1, 2, 3, 4, 5, 6, 7, 8, 9, 10, 11, 12, 13, 14, 15, 16, 17, 18, 19, 20], "y": [-7.022, -3.596, -6.76, -5.083, -6.715, -3.315, -5.427, -5.683, -3.882, -4.992, -4.443, -3.22, -4.616, -5.486, -3.938, -4.276, -5.131, -7.484, -5.974, -5.454]}, {"line": {"color": "gray", "width": 1}, "mode": "lines", "name": "Surname 97", "opacity": 0.5, "type": "scatter", "x": [1, 2, 3, 4, 5, 6, 7, 8, 9, 10, 11, 12, 13, 14, 15, 16, 17, 18, 19, 20], "y": [-5.58, -5.095, -7.486, -5.157, -4.97, -5.423, -4.274, -4.643, -4.849, -6.895, -2.901, -5.055, -6.425, -6.705, -5.188, -5.553, -3.147, -5.615, -6.575, -5.034]}, {"line": {"color": "gray", "width": 1}, "mode": "lines", "name": "Surname 98", "opacity": 0.5, "type": "scatter", "x": [1, 2, 3, 4, 5, 6, 7, 8, 9, 10, 11, 12, 13, 14, 15, 16, 17, 18, 19, 20], "y": [-5.598, -4.207, -5.313, -4.607, -4.206, -5.158, -5.838, -5.064, -4.83, -4.965, -4.175, -5.693, -4.583, -5.805, -5.382, -3.611, -3.461, -4.883, -3.957, -4.971]}, {"line": {"color": "gray", "width": 1}, "mode": "lines", "name": "Surname 99", "opacity": 0.5, "type": "scatter", "x": [1, 2, 3, 4, 5, 6, 7, 8, 9, 10, 11, 12, 13, 14, 15, 16, 17, 18, 19, 20], "y": [-7.38, -5.314, -5.15, -5.555, -5.698, -6.139, -5.319, -6.108, -4.224, -4.841, -4.233, -3.522, -4.905, -5.574, -4.173, -4.591, -5.197, -3.721, -3.981, -4.046]}, {"line": {"color": "red", "dash": "dash", "width": 2}, "mode": "lines", "name": "mu", "type": "scatter", "x": [1, 2, 3, 4, 5, 6, 7, 8, 9, 10, 11, 12, 13, 14, 15, 16, 17, 18, 19, 20], "y": [0, 0, 0, 0, 0, 0, 0, 0, 0, 0, 0, 0, 0, 0, 0, 0, 0, 0, 0, 0]}], "layout": {"autosize": true, "font": {"color": "black", "family": "Times New Roman", "size": 24}, "legend": {"title": {"text": "Surnames"}}, "margin": {"b": 10, "l": 10, "r": 10, "t": 10}, "plot_bgcolor": "rgba(0, 0, 0, 0)", "showlegend": false, "title": {"font": {"family": "Times New Roman"}}, "xaxis": {"autorange": true, "range": [1, 20], "title": {"text": "Time"}, "type": "linear"}, "yaxis": {"autorange": true, "range": [-10.45, 9.974], "title": {"text": "ln(Wealth)"}, "type": "linear"}}}
